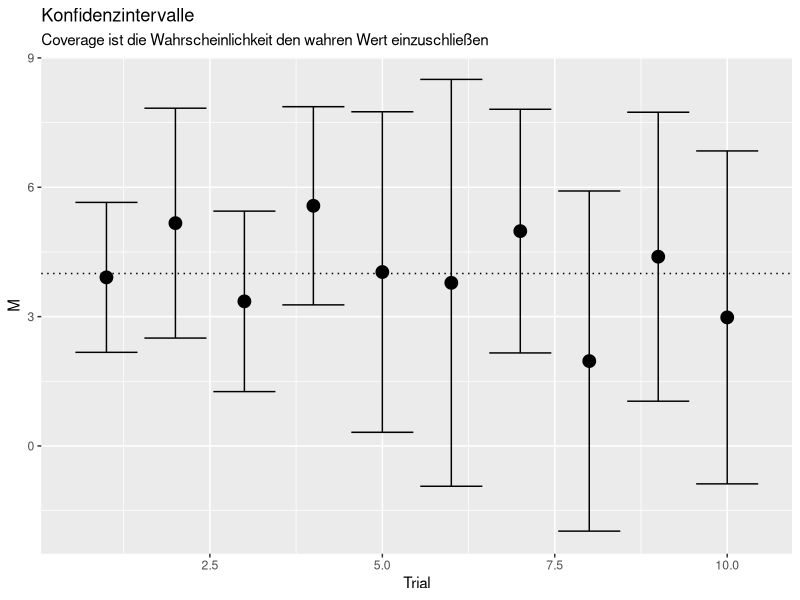
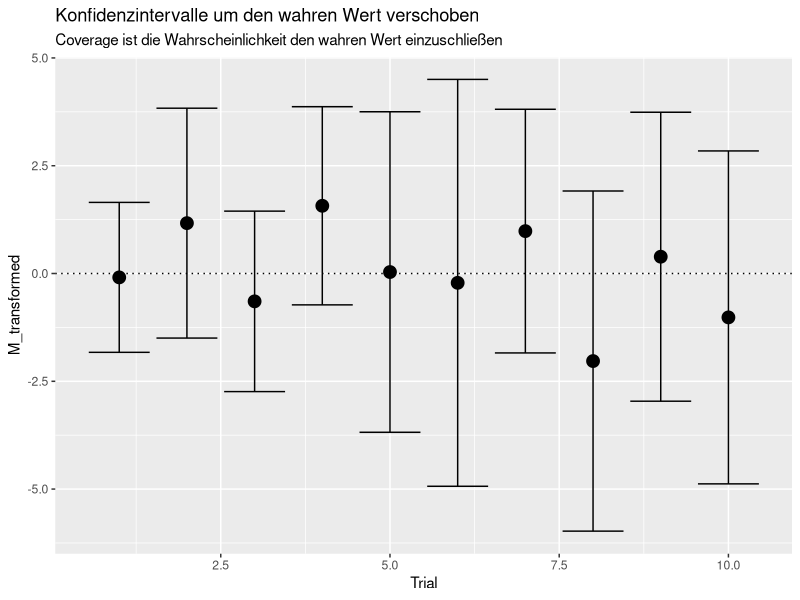
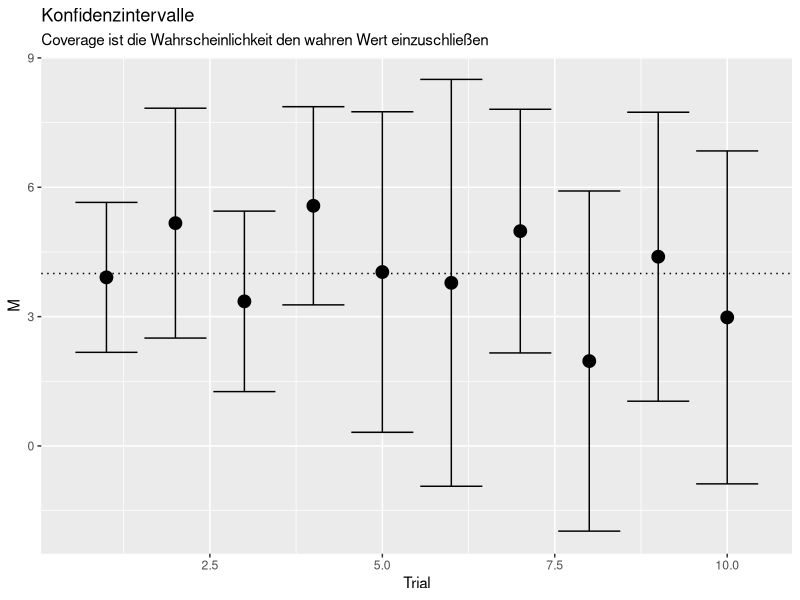
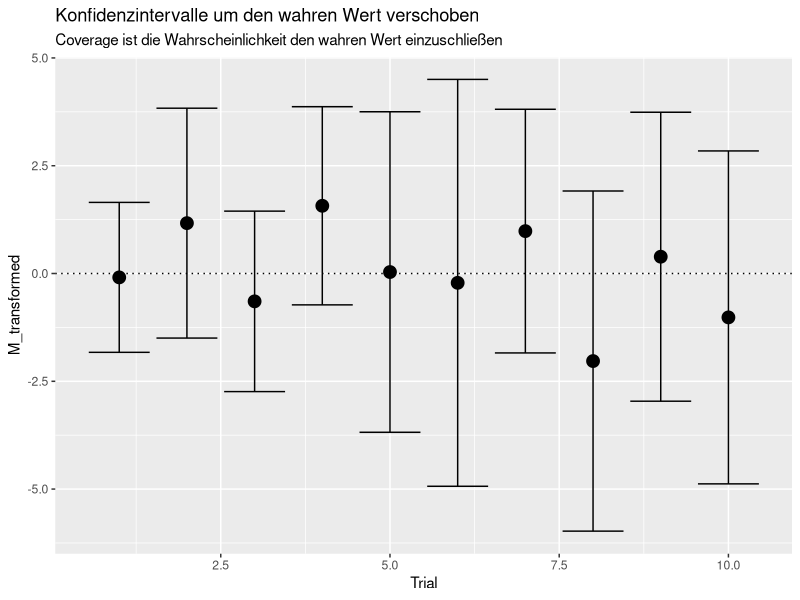

R code for these plots, in order:
## ---- chunk 1
# Vorbereitungen
knitr::opts_chunk$set(echo = TRUE, fig.align = "center")
library(ggplot2) # ggplot2 und dplyr werden nur für Grafiken benötigt
## ---- chunk 2
set.seed(1234) # Vergleichbarkeit
# (Pseudo-)Zufallsvariablen simulieren
X <- rnorm(n = 10, mean = 4, sd = 5)
X

set.seed(1234) # Vergleichbarkeit
# (Pseudo-)Zufallsvariablen simulieren
Y <- rnorm(n = 10, mean = 4, sd = 5)
Y
## ---- chunk 3
set.seed(4)
## ---- chunk 4
Z <- rnorm(n = 10, mean = 4, sd = 5)
Z

cbind(X, Y, Z) # Vergleiche alle erzeugten Variablen
## ---- chunk 5
cor(cbind(X, Y, Z)) # Korrelation der erstellten Zufallsvariablen
## ---- chunk 6
mean(X) # Mittelwert
sd(X)   # SD
n <- length(X) # Stichprobenumfang (Länge des Vektors = Anzahl an Ziehungen)
sd(X)/sqrt(n)  # SE
## ---- chunk 7
N <- c(10, 50, 100)
for(n in N)
{
     print(n)
}
## ---- chunk 8
Reps <- 10
for(i in 1:Reps)
{
     print(i)
}
## ---- chunk 9
i <- 1 # Initialisierung
while(i <= Reps)
{
     print(i)
     i <- i + 1 # Erhöhe i um 1
}
## ---- chunk 10
i <- 1 # Initialisierung
repeat
{
     if(i > Reps) # Prüfe, ob i nun größer Reps ist, falls ja, dann beende
     {
          break
     }
     
     print(i)
     i <- i + 1 # Erhöhe i um 1
}
## ---- chunk 11
Reps <- 10
M <- rep(NA, Reps)
M # M besteht nur aus Missings
for(i in 1:Reps)
{
     M[i] <- i^2
}
M # M besteht aus den Zahlen von 1 bis 10 zum Quadrat
## ---- chunk 12
Reps <- 10
M <- rep(NA, Reps)
set.seed(100) # Vergleichbarkeit
for(i in 1:Reps)
{
     X <- rnorm(n = 10, mean = 4, sd = 5)
     M[i] <- mean(X)
}
M # M besteht aus den Mittelwerten der 10 Trials
## ---- chunk 13
Reps <- 10
M <- rep(NA, Reps); SE <- rep(NA, Reps) # Zeilen lassen sich auch mit ";" hintereinander schreiben
set.seed(100) # Vergleichbarkeit
for(i in 1:Reps)
{
     X <- rnorm(n = 10, mean = 4, sd = 5)
     M[i] <- mean(X)
     SE[i] <- sd(X)/sqrt(length(X))
}
M # Mittelwerte der 10 Trials
SE # SEs der 10 Trials
## ---- chunk 14
Reps <- 10
set.seed(100) # Vergleichbarkeit
X_data <- replicate(n = Reps, expr = rnorm(n = 10, mean = 4, sd = 5), simplify = F)
X_data
## ---- chunk 15
X_data[[3]] # 3. Replikation
## ---- chunk 16
calculate_mean_SE <- function(X)
{
     M <- mean(X)
     SE <- sd(X)/sqrt(length(X))
     out <- list("Mean" = M, "StdError" = SE) # Output bestimmen
     return(out) # Funktionsoutput
}
## ---- chunk 17
calculate_mean_SE(X = X_data[[3]])
## ---- chunk 18
Erg3 <- calculate_mean_SE(X = X_data[[3]])
names(Erg3)
Erg3$Mean
Erg3$StdError
## ---- chunk 19
Results <- lapply(X = X_data, FUN = calculate_mean_SE)
Results[[3]] # 3. Listeneintrag
## ---- chunk 20
sResults <- sapply(X = X_data, FUN = calculate_mean_SE)
sResults
## ---- chunk 21
Mean_X <- mean(M) # äquivalent zu 
Mean_X2 <- mean(unlist(sResults[1, ])) #, denn die Mittelwerte stehen in der ersten Zeile 
# von sResults, die allerdings wieder als Liste ausgegeben wird und damit mit `unlist` erst
# in einen Vektor transformiert werden muss
Mean_X
Mean_X2
## ---- chunk 22
Bias <- Mean_X - 4
Bias
## ---- chunk 23
Rel_Bias <- (Mean_X - 4)/4   # oder <- Bias/4
Rel_Bias
Rel_Bias * 100 # in Prozent
## ---- chunk 24
MCSE <- mean(SE)
MCSE2 <- mean(unlist(sResults[2,]))

MCSD <- sd(M)
MCSD2 <- sd(unlist(sResults[1,]))

MCSE
MCSD
## ---- chunk 25
Bias_SE <- MCSE - MCSD
Bias_SE

Rel_Bias_SE <- (MCSE - MCSD)/MCSD
Rel_Bias_SE
## ---- chunk 26
MCSE - 5/sqrt(10)                   # Bias zum wahren SE
(MCSE - 5/sqrt(10))/(5/sqrt(10))    # rel. Bias zum wahren SE
## ---- chunk 27
M - 4 # die Abweichungen
(M-4)^2 # quadratischen Abweichungen
MSE <- mean((M-4)^2) # mittleren quadratischen Abweichungen
MSE
RMSE <- sqrt(MSE) # Wurzel aus den mittleren quadratischen Abweichungen
RMSE
## ---- chunk 28
Bias
MCSD^2
## ---- chunk 29
Bias^2 + MCSD^2 * 9/10 
MSE
## ---- chunk 30
RMSE
## ---- chunk 31
abs(M/SE)

M2 <- unlist(sResults[1,]) # andere Methode
SE2 <- unlist(sResults[2,]) # andere Methode
abs(M2/SE2) # identisch zu oben, also können wir uns auf eines der beiden konzentrieren
## ---- chunk 32
abs(M/SE) > 1.96
## ---- chunk 33
mean(abs(M/SE) > 1.96)
## ---- chunk 34
Trial <- 1:length(M) # Trial-Nr.
MSE <- data.frame(cbind(Trial, M, SE))

library(ggplot2)
ggplot(data = MSE,mapping = aes(x = Trial, y = M)) + geom_point(cex = 4)+geom_hline(yintercept = 4, lty = 3)+geom_errorbar(mapping = aes(ymin = M - 1.96*SE, ymax = M + 1.96*SE))+ggtitle("Konfidenzintervalle", subtitle = "Coverage ist die Wahrscheinlichkeit den wahren Wert einzuschließen")
## ---- chunk 35
mean(M - 1.96 * SE <= 4 & M + 1.96 * SE >= 4)
## ---- chunk 36
Trial <- 1:length(M) # Trial-Nr.
M_transformed <- M - 4
MSE <- data.frame(cbind(Trial, M_transformed, SE))

library(ggplot2)
ggplot(data = MSE, mapping = aes(x = Trial, y = M_transformed)) + geom_point(cex = 4)+geom_hline(yintercept = 0, lty = 3)+geom_errorbar(mapping = aes(ymin = M_transformed - 1.96*SE, ymax = M_transformed + 1.96*SE))+ggtitle("Konfidenzintervalle um den wahren Wert verschoben", subtitle = "Coverage ist die Wahrscheinlichkeit den wahren Wert einzuschließen")
## ---- chunk 37
mean(abs(M-4)/SE <= 1.96)
## ---- chunk 38
calculate_mean_SE_short <- function(X)
{
     return(list("Mean" = mean(X), "StdError" = sd(X)/sqrt(length(X))))
}
calculate_mean_SE_short(X = X_data[[3]])
## ---- chunk 39
my_coverage_function <- function(Ests, SEs, truth)
{
        absBias <- abs(Ests-truth)
        coverage <- mean(absBias/SEs <= 1.96)
        return(coverage)
}

# ausprobieren:
my_coverage_function(Est = M, SE = SE, truth = 4)
## ---- chunk 40
Trial <- 1:length(M) # Trial-Nr.
MSE <- data.frame(cbind(Trial, M, SE))

library(ggplot2)
ggplot(data = MSE,mapping = aes(x = Trial, y = M)) + geom_point(cex = 4)+geom_hline(yintercept = 4, lty = 3)+geom_errorbar(mapping = aes(ymin = M - 1.96*SE, ymax = M + 1.96*SE))+ggtitle("Konfidenzintervalle", subtitle = "Coverage ist die Wahrscheinlichkeit den wahren Wert einzuschließen")
## ---- chunk 41
Trial <- 1:length(M) # Trial-Nr.
M_transformed <- M - 4
MSE <- data.frame(cbind(Trial, M_transformed, SE))

library(ggplot2)
ggplot(data = MSE, mapping = aes(x = Trial, y = M_transformed)) + geom_point(cex = 4)+geom_hline(yintercept = 0, lty = 3)+geom_errorbar(mapping = aes(ymin = M_transformed - 1.96*SE, ymax = M_transformed + 1.96*SE))+ggtitle("Konfidenzintervalle um den wahren Wert verschoben", subtitle = "Coverage ist die Wahrscheinlichkeit den wahren Wert einzuschließen")
## ---- chunk 42
message("|=====>--------------------------------------------|  12% elapsed =  4s  ~ 26s")
## ---- chunk 43
message("|+++++++++++++++++++                               | 38% ~10s")
